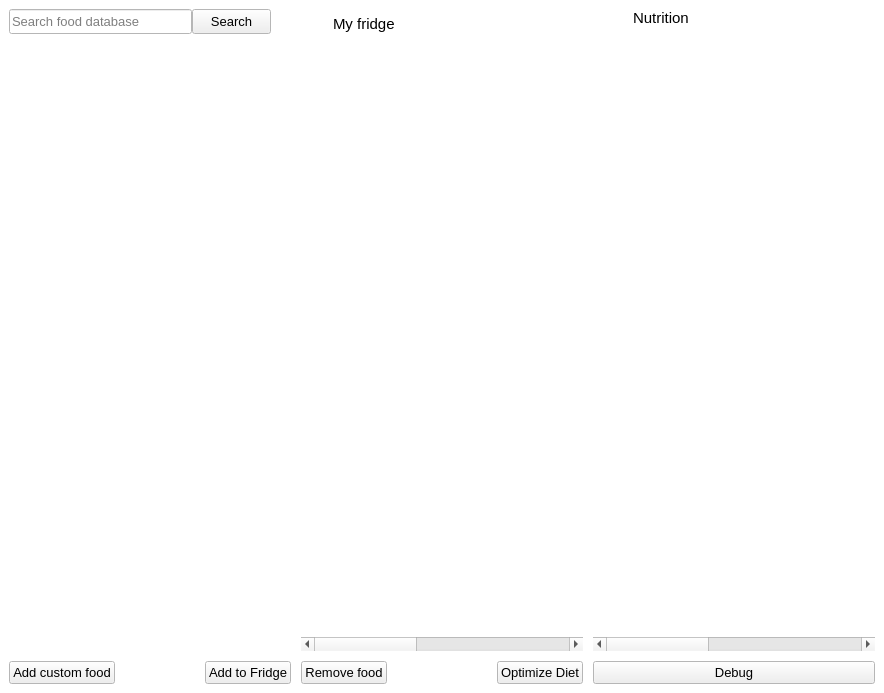
<?xml version="1.0" encoding="UTF-8"?>
<ui version="4.0">
 <class>MainWindow</class>
 <widget class="QMainWindow" name="MainWindow">
  <property name="geometry">
   <rect>
    <x>0</x>
    <y>0</y>
    <width>884</width>
    <height>693</height>
   </rect>
  </property>
  <property name="palette">
   <palette>
    <active>
     <colorrole role="Window">
      <brush brushstyle="SolidPattern">
       <color alpha="255">
        <red>255</red>
        <green>255</green>
        <blue>255</blue>
       </color>
      </brush>
     </colorrole>
    </active>
    <inactive>
     <colorrole role="Window">
      <brush brushstyle="SolidPattern">
       <color alpha="255">
        <red>255</red>
        <green>255</green>
        <blue>255</blue>
       </color>
      </brush>
     </colorrole>
    </inactive>
    <disabled>
     <colorrole role="Window">
      <brush brushstyle="SolidPattern">
       <color alpha="255">
        <red>255</red>
        <green>255</green>
        <blue>255</blue>
       </color>
      </brush>
     </colorrole>
    </disabled>
   </palette>
  </property>
  <property name="font">
   <font>
    <family>Segoe UI</family>
    <italic>false</italic>
   </font>
  </property>
  <property name="windowTitle">
   <string>Spartan</string>
  </property>
  <property name="windowIcon">
   <iconset>
    <normaloff>images/icon_trimmed.png</normaloff>images/icon_trimmed.png</iconset>
  </property>
  <property name="autoFillBackground">
   <bool>true</bool>
  </property>
  <property name="toolButtonStyle">
   <enum>Qt::ToolButtonIconOnly</enum>
  </property>
  <widget class="QWidget" name="centralwidget">
   <property name="autoFillBackground">
    <bool>true</bool>
   </property>
   <layout class="QHBoxLayout" name="horizontalLayout_5" stretch="1,1,1">
    <property name="spacing">
     <number>10</number>
    </property>
    <property name="leftMargin">
     <number>9</number>
    </property>
    <item>
     <layout class="QVBoxLayout" name="search_layout">
      <item>
       <layout class="QHBoxLayout" name="horizontalLayout_4">
        <property name="spacing">
         <number>0</number>
        </property>
        <item>
         <widget class="QLineEdit" name="search_box">
          <property name="sizePolicy">
           <sizepolicy hsizetype="MinimumExpanding" vsizetype="Fixed">
            <horstretch>0</horstretch>
            <verstretch>0</verstretch>
           </sizepolicy>
          </property>
          <property name="minimumSize">
           <size>
            <width>170</width>
            <height>25</height>
           </size>
          </property>
          <property name="font">
           <font>
            <pointsize>10</pointsize>
           </font>
          </property>
          <property name="placeholderText">
           <string>Search food database</string>
          </property>
         </widget>
        </item>
        <item>
         <widget class="QPushButton" name="search_btn">
          <property name="maximumSize">
           <size>
            <width>79</width>
            <height>25</height>
           </size>
          </property>
          <property name="font">
           <font>
            <pointsize>10</pointsize>
           </font>
          </property>
          <property name="text">
           <string>Search</string>
          </property>
          <property name="icon">
           <iconset>
            <normaloff>images/search.svg</normaloff>images/search.svg</iconset>
          </property>
         </widget>
        </item>
        <item>
         <spacer name="horizontalSpacer_3">
          <property name="orientation">
           <enum>Qt::Horizontal</enum>
          </property>
          <property name="sizeType">
           <enum>QSizePolicy::Fixed</enum>
          </property>
          <property name="sizeHint" stdset="0">
           <size>
            <width>20</width>
            <height>20</height>
           </size>
          </property>
         </spacer>
        </item>
       </layout>
      </item>
      <item>
       <widget class="QTableView" name="search_list">
        <property name="palette">
         <palette>
          <active>
           <colorrole role="Highlight">
            <brush brushstyle="SolidPattern">
             <color alpha="255">
              <red>218</red>
              <green>236</green>
              <blue>249</blue>
             </color>
            </brush>
           </colorrole>
           <colorrole role="HighlightedText">
            <brush brushstyle="SolidPattern">
             <color alpha="255">
              <red>0</red>
              <green>0</green>
              <blue>0</blue>
             </color>
            </brush>
           </colorrole>
          </active>
          <inactive>
           <colorrole role="Highlight">
            <brush brushstyle="SolidPattern">
             <color alpha="255">
              <red>218</red>
              <green>236</green>
              <blue>249</blue>
             </color>
            </brush>
           </colorrole>
           <colorrole role="HighlightedText">
            <brush brushstyle="SolidPattern">
             <color alpha="255">
              <red>0</red>
              <green>0</green>
              <blue>0</blue>
             </color>
            </brush>
           </colorrole>
          </inactive>
          <disabled>
           <colorrole role="Highlight">
            <brush brushstyle="SolidPattern">
             <color alpha="255">
              <red>0</red>
              <green>120</green>
              <blue>215</blue>
             </color>
            </brush>
           </colorrole>
           <colorrole role="HighlightedText">
            <brush brushstyle="SolidPattern">
             <color alpha="255">
              <red>0</red>
              <green>0</green>
              <blue>0</blue>
             </color>
            </brush>
           </colorrole>
          </disabled>
         </palette>
        </property>
        <property name="font">
         <font>
          <pointsize>10</pointsize>
         </font>
        </property>
        <property name="styleSheet">
         <string notr="true"/>
        </property>
        <property name="frameShape">
         <enum>QFrame::NoFrame</enum>
        </property>
        <property name="editTriggers">
         <set>QAbstractItemView::DoubleClicked|QAbstractItemView::EditKeyPressed|QAbstractItemView::SelectedClicked</set>
        </property>
        <property name="alternatingRowColors">
         <bool>false</bool>
        </property>
        <property name="showGrid">
         <bool>false</bool>
        </property>
        <property name="wordWrap">
         <bool>true</bool>
        </property>
        <attribute name="horizontalHeaderVisible">
         <bool>false</bool>
        </attribute>
        <attribute name="horizontalHeaderStretchLastSection">
         <bool>true</bool>
        </attribute>
        <attribute name="verticalHeaderVisible">
         <bool>false</bool>
        </attribute>
       </widget>
      </item>
      <item>
       <layout class="QHBoxLayout" name="horizontalLayout_2">
        <item>
         <widget class="QPushButton" name="add_custom_food_btn">
          <property name="enabled">
           <bool>true</bool>
          </property>
          <property name="font">
           <font>
            <pointsize>10</pointsize>
           </font>
          </property>
          <property name="text">
           <string>Add custom food</string>
          </property>
         </widget>
        </item>
        <item>
         <spacer name="horizontalSpacer_4">
          <property name="orientation">
           <enum>Qt::Horizontal</enum>
          </property>
          <property name="sizeHint" stdset="0">
           <size>
            <width>40</width>
            <height>20</height>
           </size>
          </property>
         </spacer>
        </item>
        <item>
         <widget class="QPushButton" name="add_to_fridge_btn">
          <property name="enabled">
           <bool>true</bool>
          </property>
          <property name="font">
           <font>
            <pointsize>10</pointsize>
           </font>
          </property>
          <property name="text">
           <string>Add to Fridge</string>
          </property>
         </widget>
        </item>
       </layout>
      </item>
     </layout>
    </item>
    <item>
     <layout class="QVBoxLayout" name="fridge_layout">
      <item>
       <layout class="QHBoxLayout" name="horizontalLayout">
        <item>
         <widget class="QLabel" name="label">
          <property name="minimumSize">
           <size>
            <width>0</width>
            <height>30</height>
           </size>
          </property>
          <property name="maximumSize">
           <size>
            <width>22</width>
            <height>30</height>
           </size>
          </property>
          <property name="font">
           <font>
            <family>Segoe UI</family>
            <pointsize>12</pointsize>
            <italic>false</italic>
           </font>
          </property>
          <property name="text">
           <string/>
          </property>
          <property name="pixmap">
           <pixmap>images/fridge.png</pixmap>
          </property>
          <property name="scaledContents">
           <bool>false</bool>
          </property>
         </widget>
        </item>
        <item>
         <widget class="QLabel" name="label_2">
          <property name="font">
           <font>
            <family>Segoe UI</family>
            <pointsize>11</pointsize>
            <italic>false</italic>
           </font>
          </property>
          <property name="text">
           <string>My fridge</string>
          </property>
         </widget>
        </item>
       </layout>
      </item>
      <item>
       <widget class="QDeselectableTableWidget" name="fridge_table">
        <property name="palette">
         <palette>
          <active>
           <colorrole role="Highlight">
            <brush brushstyle="SolidPattern">
             <color alpha="255">
              <red>218</red>
              <green>236</green>
              <blue>249</blue>
             </color>
            </brush>
           </colorrole>
           <colorrole role="HighlightedText">
            <brush brushstyle="SolidPattern">
             <color alpha="255">
              <red>0</red>
              <green>0</green>
              <blue>0</blue>
             </color>
            </brush>
           </colorrole>
          </active>
          <inactive>
           <colorrole role="Highlight">
            <brush brushstyle="SolidPattern">
             <color alpha="255">
              <red>218</red>
              <green>236</green>
              <blue>249</blue>
             </color>
            </brush>
           </colorrole>
           <colorrole role="HighlightedText">
            <brush brushstyle="SolidPattern">
             <color alpha="255">
              <red>0</red>
              <green>0</green>
              <blue>0</blue>
             </color>
            </brush>
           </colorrole>
          </inactive>
          <disabled>
           <colorrole role="Highlight">
            <brush brushstyle="SolidPattern">
             <color alpha="255">
              <red>0</red>
              <green>120</green>
              <blue>215</blue>
             </color>
            </brush>
           </colorrole>
           <colorrole role="HighlightedText">
            <brush brushstyle="SolidPattern">
             <color alpha="255">
              <red>0</red>
              <green>0</green>
              <blue>0</blue>
             </color>
            </brush>
           </colorrole>
          </disabled>
         </palette>
        </property>
        <property name="font">
         <font>
          <pointsize>10</pointsize>
         </font>
        </property>
        <property name="styleSheet">
         <string notr="true">QHeaderView::section{
	border: 0px;
	background-color: white;
}
</string>
        </property>
        <property name="frameShape">
         <enum>QFrame::NoFrame</enum>
        </property>
        <property name="lineWidth">
         <number>0</number>
        </property>
        <property name="alternatingRowColors">
         <bool>true</bool>
        </property>
        <property name="selectionBehavior">
         <enum>QAbstractItemView::SelectRows</enum>
        </property>
        <property name="showGrid">
         <bool>false</bool>
        </property>
        <property name="gridStyle">
         <enum>Qt::SolidLine</enum>
        </property>
        <property name="rowCount">
         <number>0</number>
        </property>
        <property name="columnCount">
         <number>5</number>
        </property>
        <attribute name="horizontalHeaderVisible">
         <bool>false</bool>
        </attribute>
        <attribute name="horizontalHeaderCascadingSectionResizes">
         <bool>false</bool>
        </attribute>
        <attribute name="horizontalHeaderHighlightSections">
         <bool>false</bool>
        </attribute>
        <attribute name="horizontalHeaderShowSortIndicator" stdset="0">
         <bool>true</bool>
        </attribute>
        <attribute name="verticalHeaderVisible">
         <bool>false</bool>
        </attribute>
        <column/>
        <column/>
        <column/>
        <column/>
        <column/>
       </widget>
      </item>
      <item>
       <layout class="QGridLayout" name="gridLayout_2">
        <item row="0" column="1">
         <spacer name="horizontalSpacer_2">
          <property name="orientation">
           <enum>Qt::Horizontal</enum>
          </property>
          <property name="sizeHint" stdset="0">
           <size>
            <width>40</width>
            <height>20</height>
           </size>
          </property>
         </spacer>
        </item>
        <item row="0" column="0">
         <widget class="QPushButton" name="remove_btn">
          <property name="enabled">
           <bool>true</bool>
          </property>
          <property name="font">
           <font>
            <pointsize>10</pointsize>
           </font>
          </property>
          <property name="text">
           <string>Remove food</string>
          </property>
         </widget>
        </item>
        <item row="0" column="2">
         <widget class="QPushButton" name="optimize_btn">
          <property name="font">
           <font>
            <pointsize>10</pointsize>
           </font>
          </property>
          <property name="styleSheet">
           <string notr="true"/>
          </property>
          <property name="text">
           <string>Optimize Diet</string>
          </property>
         </widget>
        </item>
       </layout>
      </item>
     </layout>
    </item>
    <item>
     <layout class="QGridLayout" name="nutrition_layout">
      <item row="2" column="0">
       <widget class="QPushButton" name="debug_btn">
        <property name="sizePolicy">
         <sizepolicy hsizetype="Expanding" vsizetype="Fixed">
          <horstretch>0</horstretch>
          <verstretch>0</verstretch>
         </sizepolicy>
        </property>
        <property name="font">
         <font>
          <pointsize>10</pointsize>
         </font>
        </property>
        <property name="text">
         <string>Debug</string>
        </property>
       </widget>
      </item>
      <item row="0" column="0">
       <layout class="QHBoxLayout" name="horizontalLayout_3">
        <item>
         <widget class="QLabel" name="label_8">
          <property name="maximumSize">
           <size>
            <width>30</width>
            <height>30</height>
           </size>
          </property>
          <property name="text">
           <string/>
          </property>
          <property name="pixmap">
           <pixmap>images/nutrition.png</pixmap>
          </property>
         </widget>
        </item>
        <item>
         <widget class="QLabel" name="label_7">
          <property name="font">
           <font>
            <family>Segoe UI</family>
            <pointsize>11</pointsize>
            <italic>false</italic>
           </font>
          </property>
          <property name="autoFillBackground">
           <bool>false</bool>
          </property>
          <property name="text">
           <string>Nutrition</string>
          </property>
         </widget>
        </item>
       </layout>
      </item>
      <item row="1" column="0">
       <widget class="QDeselectableTableWidget" name="nutrition_table">
        <property name="palette">
         <palette>
          <active>
           <colorrole role="Highlight">
            <brush brushstyle="SolidPattern">
             <color alpha="255">
              <red>218</red>
              <green>236</green>
              <blue>249</blue>
             </color>
            </brush>
           </colorrole>
           <colorrole role="HighlightedText">
            <brush brushstyle="SolidPattern">
             <color alpha="255">
              <red>0</red>
              <green>0</green>
              <blue>0</blue>
             </color>
            </brush>
           </colorrole>
          </active>
          <inactive>
           <colorrole role="Highlight">
            <brush brushstyle="SolidPattern">
             <color alpha="255">
              <red>218</red>
              <green>236</green>
              <blue>249</blue>
             </color>
            </brush>
           </colorrole>
           <colorrole role="HighlightedText">
            <brush brushstyle="SolidPattern">
             <color alpha="255">
              <red>0</red>
              <green>0</green>
              <blue>0</blue>
             </color>
            </brush>
           </colorrole>
          </inactive>
          <disabled>
           <colorrole role="Highlight">
            <brush brushstyle="SolidPattern">
             <color alpha="255">
              <red>0</red>
              <green>120</green>
              <blue>215</blue>
             </color>
            </brush>
           </colorrole>
           <colorrole role="HighlightedText">
            <brush brushstyle="SolidPattern">
             <color alpha="255">
              <red>0</red>
              <green>0</green>
              <blue>0</blue>
             </color>
            </brush>
           </colorrole>
          </disabled>
         </palette>
        </property>
        <property name="font">
         <font>
          <pointsize>10</pointsize>
         </font>
        </property>
        <property name="styleSheet">
         <string notr="true">QHeaderView::section{
	background-color: white;
	border: 0px;
}</string>
        </property>
        <property name="frameShape">
         <enum>QFrame::NoFrame</enum>
        </property>
        <property name="alternatingRowColors">
         <bool>false</bool>
        </property>
        <property name="selectionBehavior">
         <enum>QAbstractItemView::SelectRows</enum>
        </property>
        <property name="showGrid">
         <bool>false</bool>
        </property>
        <property name="columnCount">
         <number>5</number>
        </property>
        <attribute name="horizontalHeaderVisible">
         <bool>false</bool>
        </attribute>
        <attribute name="horizontalHeaderCascadingSectionResizes">
         <bool>false</bool>
        </attribute>
        <attribute name="horizontalHeaderStretchLastSection">
         <bool>false</bool>
        </attribute>
        <attribute name="verticalHeaderVisible">
         <bool>false</bool>
        </attribute>
        <attribute name="verticalHeaderStretchLastSection">
         <bool>false</bool>
        </attribute>
        <column/>
        <column/>
        <column/>
        <column/>
        <column/>
       </widget>
      </item>
     </layout>
    </item>
   </layout>
  </widget>
  <action name="actionSettings">
   <property name="text">
    <string>Settings</string>
   </property>
  </action>
  <action name="actionSettings_2">
   <property name="text">
    <string>Settings</string>
   </property>
  </action>
  <action name="actionSettings_3">
   <property name="text">
    <string>Settings</string>
   </property>
  </action>
 </widget>
 <customwidgets>
  <customwidget>
   <class>QDeselectableTableWidget</class>
   <extends>QTableWidget</extends>
   <header>qdeselectable_table_widget.h</header>
  </customwidget>
 </customwidgets>
 <resources/>
 <connections/>
</ui>
